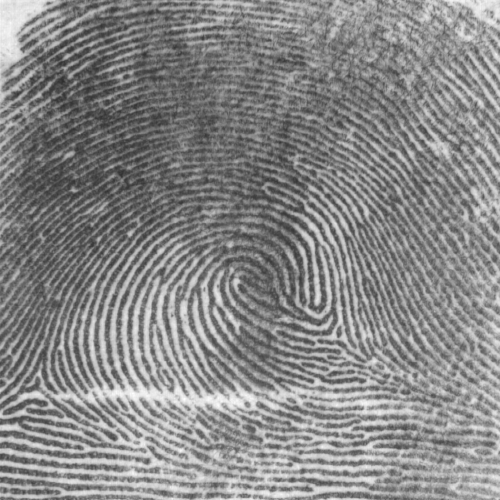
#> input picture 06/images/crd_0811f/roi/crd_0811f_01.png, 500 x 500 px, found by its file name; its folder holds only this picture in this run
$ python main_prueba.py
#> lines starting #> are read from the running program, lines starting #| are printed output that depends on the picture
### 06/utils_no_ia.py
import os
import cv2 as cv
import numpy as np
import matplotlib.pyplot as plt
import json
import itertools
from scipy.stats import norm

# PREPROCESAMIENTO

def recorrer_y_procesar(input_base, output_base, funcion_procesamiento, **kwargs):
    """Recorre input_base (posible estructura de usuarios) y aplica funcion_procesamiento a cada imagen."""
#> call 2 of recorrer_y_procesar, with input_base = 'output/roi', output_base = 'output/equalized'
#> in recorrer_y_procesar, img is the input picture: shape (500, 500, 3); min 46, max 255, mean 135.8

    if not os.path.exists(input_base): return
    items = os.listdir(input_base)
    es_directorio_usuarios = any(os.path.isdir(os.path.join(input_base, i)) for i in items)

    tareas = []
    if es_directorio_usuarios:
        users = [d for d in items if os.path.isdir(os.path.join(input_base, d))]
        for u in users:
            # Crea la ruta destino: output/refinadas/Usuario
            tareas.append((os.path.join(input_base, u), os.path.join(output_base, u)))
    else:
        tareas.append((input_base, output_base))

    for src_dir, dst_dir in tareas:
        os.makedirs(dst_dir, exist_ok=True)
        for f in os.listdir(src_dir):
            if not f.lower().endswith(('.png', '.jpg')): continue
            img = cv.imread(os.path.join(src_dir, f))
            if img is not None:
                funcion_procesamiento(img, os.path.join(dst_dir, f), **kwargs)

# [22 lines left out: functions mejor_roi_por_negros, aplicar_recorte, not called in this run]

def aplicar_ecualizacion(img, save_path):
    """Aplica ecualización de histograma a la imagen."""
#> called with save_path = 'output/equalized/crd_0811f_01.png'

    gray = cv.cvtColor(img, cv.COLOR_BGR2GRAY)
    cv.imwrite(save_path, cv.equalizeHist(gray))
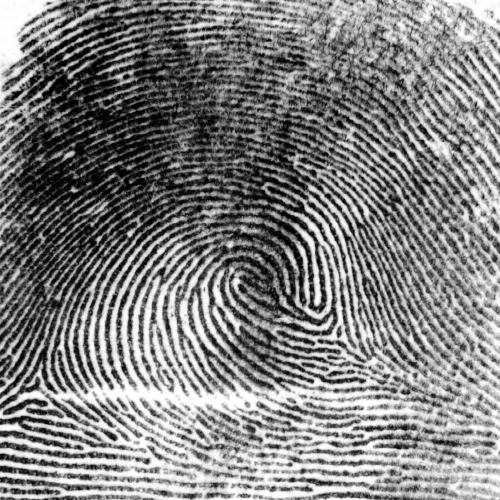
#> saved as crd_0811f_01.png: shape (500, 500); min 0, max 255, mean 128.4

def aplicar_bilateral(img, save_path):
    """Aplica un filtro bilateral para suavizar la imagen manteniendo los bordes."""
#> called with save_path = 'output/bilateral_filter/crd_0811f_01.png'

    gray = cv.cvtColor(img, cv.COLOR_BGR2GRAY) if len(img.shape) == 3 else img
    cv.imwrite(save_path, cv.bilateralFilter(gray, 10, 10, 10))

def aplicar_sobel(img, save_path):
    """Aplica el filtro Sobel para la detección de bordes."""
#> called with save_path = 'output/sobel/crd_0811f_01.png'

    gray = cv.cvtColor(img, cv.COLOR_BGR2GRAY) if len(img.shape) == 3 else img
    sx = cv.Sobel(gray, cv.CV_64F, 1, 0, ksize=3)
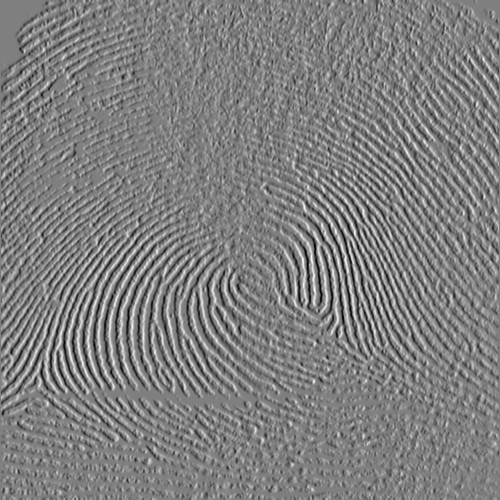
#> sx: shape (500, 500) float64; min -818, max 816, mean 0.7; drawn with min black and max white
    sy = cv.Sobel(gray, cv.CV_64F, 0, 1, ksize=3)
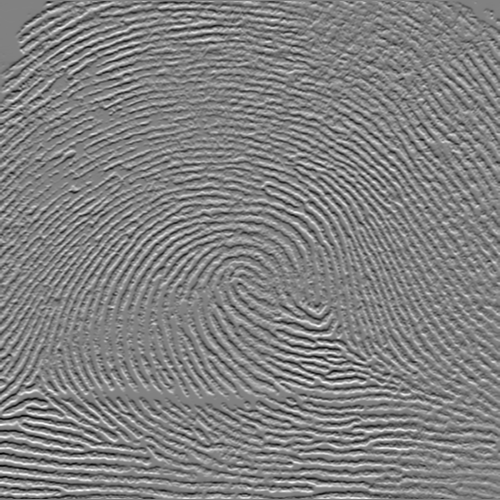
#> sy: shape (500, 500) float64; min -843, max 817, mean -0.2; drawn with min black and max white
    m = cv.magnitude(sx, sy)
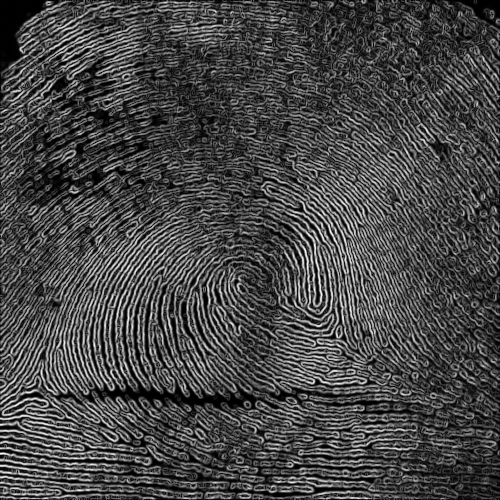
#> m: shape (500, 500) float64; min 0, max 846.9, mean 238.1; drawn with min black and max white
    cv.imwrite(save_path, cv.normalize(m, None, 0, 255, cv.NORM_MINMAX).astype(np.uint8))

def aplicar_refinado(img, save_path):
    """Aplica un refinado final mediante apertura morfológica y mediana."""
#> called with save_path = 'output/crd_0811f_01.png'

    gray = cv.cvtColor(img, cv.COLOR_BGR2GRAY) if len(img.shape) == 3 else img
    h, w = gray.shape
#> h = 500; w = 500
    m = int(min(h, w) * 0.03)
#> m = 15
    crop = gray[m:h-m, m:w-m]
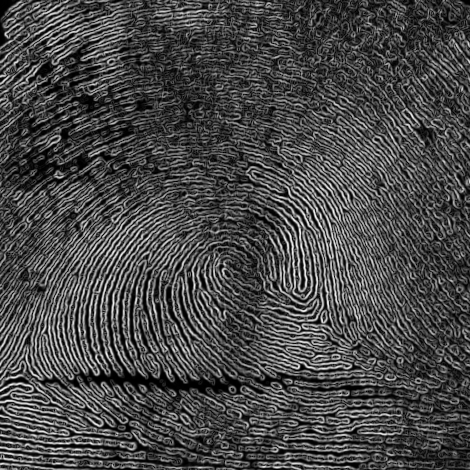
#> crop: shape (470, 470); min 0, max 251, mean 72.4
    kernel = cv.getStructuringElement(cv.MORPH_ELLIPSE, (3, 3))
    cl = cv.morphologyEx(crop, cv.MORPH_OPEN, kernel, iterations=1)
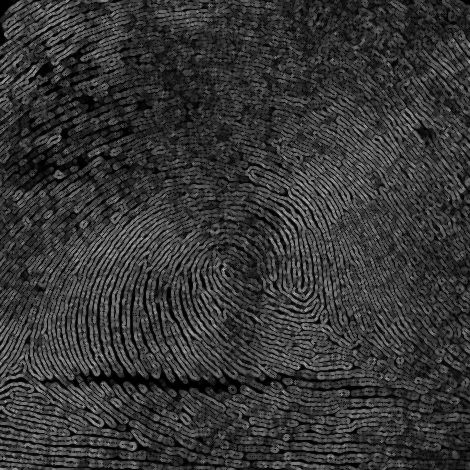
#> cl: shape (470, 470); min 0, max 162, mean 53.7
    cv.imwrite(save_path, cv.normalize(cv.medianBlur(cl, 3), None, 0, 255, cv.NORM_MINMAX))
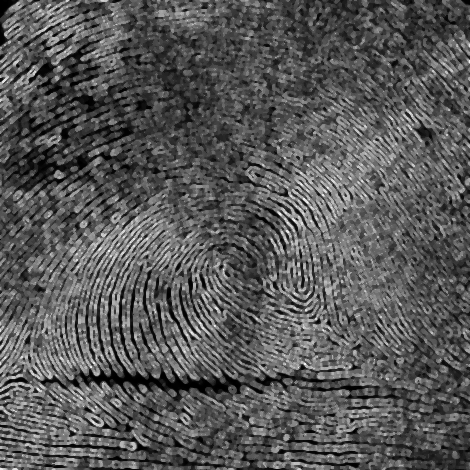
#> saved as crd_0811f_01.png: shape (470, 470); min 0, max 255, mean 87.7

def ejecutar_pipeline_completo(raw_path, out_path):
    """Ejecuta el pipeline completo de preprocesamiento sobre raw_path y guarda en out_path."""

    root_output = os.path.dirname(out_path.rstrip(os.sep))
    if not root_output: root_output = "output"

    print(f"--- Procesando Pipeline: {raw_path} ---")
    p_roi = os.path.join(root_output, "roi")
    p_equ = os.path.join(root_output, "equalized")
    p_bil = os.path.join(root_output, "bilateral_filter")
    p_sob = os.path.join(root_output, "sobel")
    p_ref = out_path

    print("1. Recortando...")
    recorrer_y_procesar(raw_path, p_roi, aplicar_recorte)
    print("2. Ecualizando...")
    recorrer_y_procesar(p_roi, p_equ, aplicar_ecualizacion)
    print("3. Filtrando...")
    recorrer_y_procesar(p_equ, p_bil, aplicar_bilateral)
    print("4. Detectando bordes...")
    recorrer_y_procesar(p_bil, p_sob, aplicar_sobel)
    print("5. Refinando (Salida final)...")
    recorrer_y_procesar(p_sob, p_ref, aplicar_refinado)

# UTILIDADES DE DIRECTORIOS
# [262 lines left out: functions obtener_usuarios_validos, cargar_dataset, calcular_similitud_raw, _evaluar_params, gestionar_optimizacion_sift, generar_scores_entrenamiento and 4 more, not called in this run]

### 06/main_prueba.py
from utils_no_ia import (
    ejecutar_pipeline_completo

)
import os


def main():
    # --- CONFIGURACIÓN ---
    DB_PATH = "data"
    OUT_PATH = "output"
    TEST_PATH = "test"
    OUT_TEST_PATH = "output/test"
    PARAMS_FILE = "mejor_config_sift.json"

    # 1. PREPROCESAMIENTO
    print("\n--- FASE 1: PREPROCESAMIENTO ---")
    ejecutar_pipeline_completo(DB_PATH, OUT_PATH)

if __name__ == "__main__":
    main()

$ run again, on 06/images/crd_0811f/roi/crd_0811s_01.png
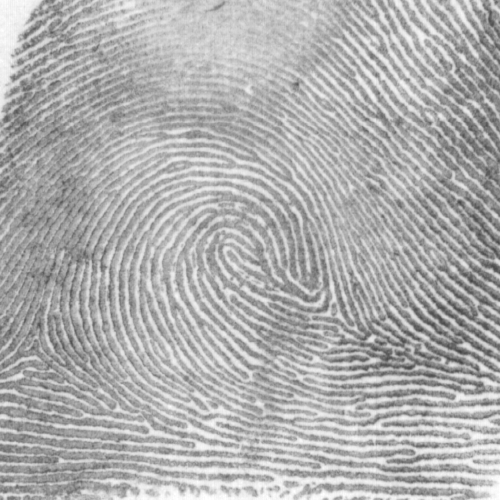
#> input picture 06/images/crd_0811f/roi/crd_0811s_01.png, 500 x 500 px, found by its file name
#> in recorrer_y_procesar, img is the input picture: shape (500, 500, 3); min 66, max 255, mean 175.1
#> in aplicar_refinado, `cl = cv.morphologyEx(crop, cv.MORPH_OPEN, kernel, iterations=1)`:
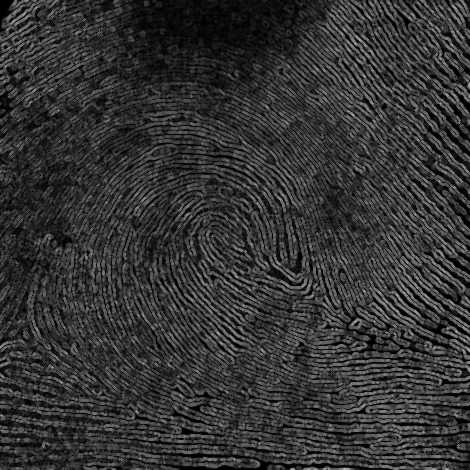
#> cl: shape (470, 470); min 0, max 178, mean 52
#> in aplicar_refinado, `cv.imwrite(save_path, cv.normalize(cv.medianBlur(cl, 3), None, 0, 255,..`:
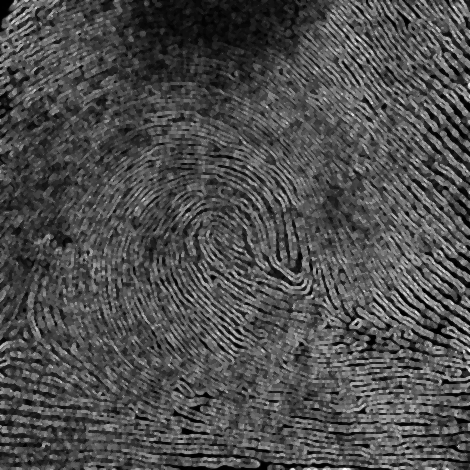
#> saved as crd_0811s_01.png: shape (470, 470); min 0, max 255, mean 77.2
